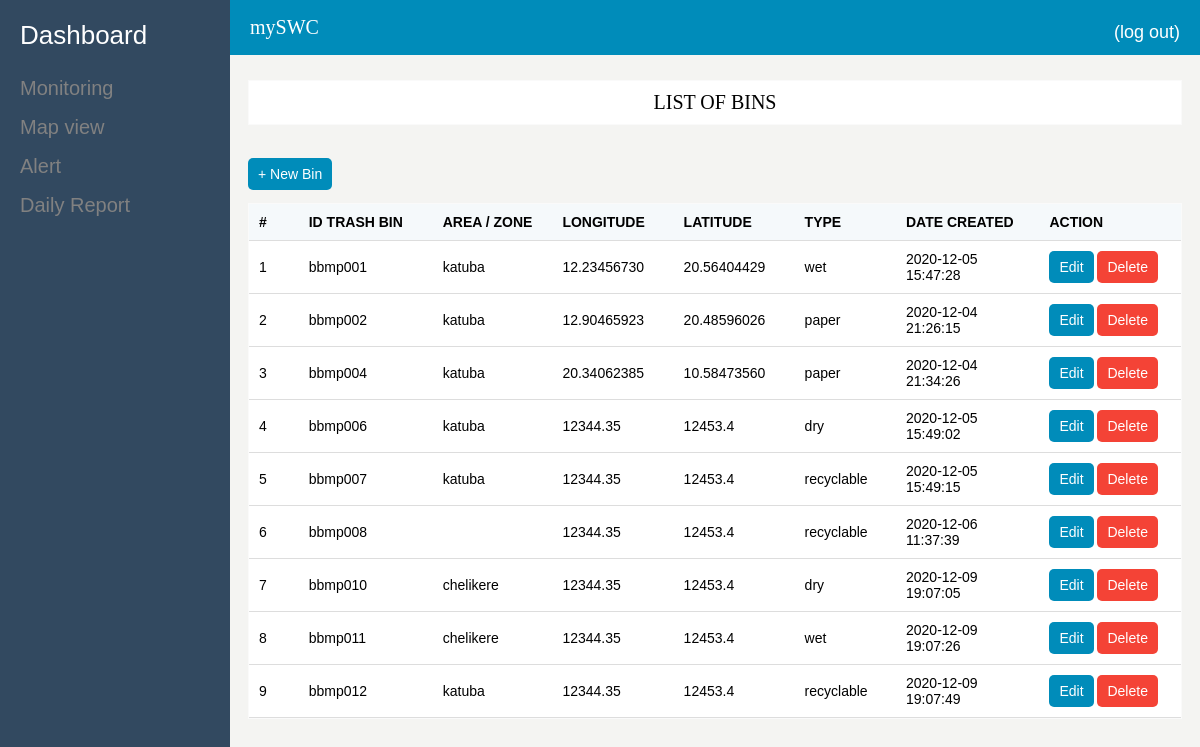
The page /listTrash.php on the database as committed earlier.
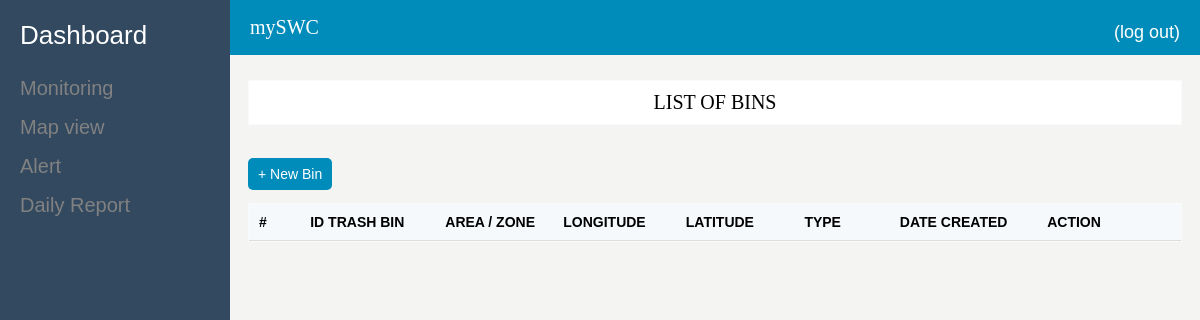
The same page on the database as committed later.
### tables this page shows
CREATE TABLE `trash` (
  `_idTrash` int(11) NOT NULL,
  `longi` varchar(45) DEFAULT NULL,
  `lat` varchar(45) DEFAULT NULL,
  `address` varchar(45) DEFAULT NULL,
  `area` varchar(50) NOT NULL,
  `idTrash` varchar(45) DEFAULT NULL,
  `dateTrash` datetime DEFAULT current_timestamp(),
  `typeTrash` varchar(255) DEFAULT NULL
);

### modals/Ftrash.php (called while the page is built, shortened)
<?php
class Ftrash
{
    static function getAllTrash()
    {
        $con=Database::getConnection();
        $req=$con->prepare('SELECT * FROM trash ORDER BY idTrash ASC');
        $req->execute(array());
        return $req->fetchAll();
    }
}

### listTrash.php (the view, shortened to what this page needs)
<!DOCTYPE html>
<html lang="en">
<head>
    <link rel="stylesheet" href="assets/style/menu.css">
    <link rel="stylesheet" href="assets/style/main.css">
</head>
<body>
    <?php include_once 'commons/menu.php';?>
    <?php include_once 'commons/header.php';?>
    <?php
        include_once 'modals/Ftrash.php';
        $trahs=Ftrash::getAllTrash();
    ?>
    <div class="body-container">
        <div class="ml-24">
            <div class="panel mb-4">
                <p>LIST OF BINS</p>
            </div>
            <div class="m-2">
                <a class="btn btn-primary" href="newTrash.php">+ New Bin</a>
            </div>
            <div class="panel">
                <table>
                    <thead>
                    <tr>
                        <th style="width: 40px">#</th>
                        <th style="width: 140px">ID TRASH BIN</th>
                        <th style="width: 120px">AREA / ZONE</th>
                        <th style="width: 110px">LONGITUDE</th>
                        <th style="width: 110px">LATITUDE</th>
                        <th style="width: 90px">TYPE</th>
                        <th style="width: 150px">DATE CREATED</th>
                        <th style="width: 150px">ACTION</th>
                    </tr>
                    </thead>
                    <tbody>
                    <?php foreach($trahs as $k => $trah):?>
                        <tr>
                            <td><?=$k+1;?></td>
                            <td><?=$trah['idTrash'];?></td>
                            <td title="<?=$trah['address'];?>"><?=$trah['area'];?></td>
                            <td><?=$trah['longi'];?></td>
                            <td><?=$trah['lat'];?></td>
                            <td><?=$trah['typeTrash'];?></td>
                            <td><?=$trah['dateTrash'];?></td>
                            <td>
                                <a class="btn btn-primary" href="editTrash.php?idTrash=<?=$trah['_idTrash'];?>">Edit</a>
                                <a class="btn btn-danger" href="controllers/deleteTrash.php?idTrash=<?=$trah['_idTrash'];?>">Delete</a>
                            </td>
                        </tr>
                    <?php endforeach;?>
                </table>
            </div>
        </div>
    </div>
</body>
</html>

### commons/menu.php (shortened to what this page needs)
<div class="navbar">
    <div class="h2">
        <a href="dashboard.php">Dashboard</a>
    </div>
    <div class="menu">
        <a href="monitoring.php">Monitoring</a>
        <a href="map.php">Map view</a>
        <a href="alert.php">Alert</a>
        <a href="report.php">Daily Report</a>
    </div>
</div>

### commons/header.php
<div class="top-bar">
    <ul class="ml-24">
        <li style="font-family: Arial black; font-size: 20px;"><a href="dashboard.php">mySWC</a></li>
        <li class="login-info"><?=ucwords($_SESSION['fullname']);?> <a href="controllers/exit.php">(log out)</a></li>
    </ul>
</div>

### assets/style/menu.css (style rules this page uses)
.h2 { margin-bottom: 20px; }
.h2 a { color: #ffffff; padding: 2px; font-size: 26px; font-family: Arial; text-decoration: none; padding-left: 20px; }
.navbar { height: 100%; width: 230px; position: fixed; z-index: 1; top: 0; left: 0; background-color: #324960; overflow-x: hidden; padding-top: 20px; }
.menu a { padding: 6px 8px 10px 20px; text-decoration: none; font-size: 20px; font-family: Arial; color: #818181; display: block; }
.top-bar { overflow: hidden; background-color: #008CBA; position: fixed; top: 0; width: 100%; }
.top-bar li { list-style-type: none; display: inline-block; font-size: 18px; color: #ffffff; font-family: Arial; margin-left: -18px; }
.top-bar a { text-decoration: none; color: #ffffff; }
.login-info { float: right; padding-right: 28px; padding-top: 6px; }
.login-info a { text-decoration: none; color: white; }

### assets/style/main.css (style rules this page uses)
body { background-color: #f4f4f2; }
.ml-24 { margin-left: 220px; }
.body-container { margin-top: 80px; margin-bottom: 30px; width: 100%; height: 100%; }
.panel { margin: 20px 10px 50px 20px; border: 1px solid #fafafa; background-color: #ffffff; }
.panel p { text-align: center; font-size: 20px; font-family: Arial black; margin: 10px; }
table { border-collapse: collapse; width: 100%; }
th, td { padding: 10px; text-align: left; font-family: Arial; font-size: 14px; border-bottom: 1px solid #ddd; }
th { background-color: #F5F9FB; }
.btn { border: none; border-radius: 5px; color: white; padding: 8px 10px; font-size: 14px; text-decoration: none; font-family: Arial; transition: 0.3s; }
.m-2 { margin: 20px; }
.mb-4 { margin-bottom: 40px; }
.btn-primary { background-color: #008CBA; }
td { height: 30px; }
.btn-danger { background-color: #f44336; }

Rows that differ between the two databases and show on the page:
removed trash: idTrash "bbmp001", area "katuba", longi "12.23456730", lat "20.56404429", typeTrash "wet", dateTrash "2020-12-05 15:47:28"
removed trash: idTrash "bbmp002", area "katuba", longi "12.90465923", lat "20.48596026", typeTrash "paper", dateTrash "2020-12-04 21:26:15"
removed trash: idTrash "bbmp004", area "katuba", longi "20.34062385", lat "10.58473560", typeTrash "paper", dateTrash "2020-12-04 21:34:26"
removed trash: idTrash "bbmp006", area "katuba", longi "12344.35", lat "12453.4", typeTrash "dry", dateTrash "2020-12-05 15:49:02"
removed trash: idTrash "bbmp007", area "katuba", longi "12344.35", lat "12453.4", typeTrash "recyclable", dateTrash "2020-12-05 15:49:15"
removed trash: idTrash "bbmp008", longi "12344.35", lat "12453.4", typeTrash "recyclable", dateTrash "2020-12-06 11:37:39"
removed trash: idTrash "bbmp010", area "chelikere", longi "12344.35", lat "12453.4", typeTrash "dry", dateTrash "2020-12-09 19:07:05"
removed trash: idTrash "bbmp011", area "chelikere", longi "12344.35", lat "12453.4", typeTrash "wet", dateTrash "2020-12-09 19:07:26"
removed trash: idTrash "bbmp012", area "katuba", longi "12344.35", lat "12453.4", typeTrash "recyclable", dateTrash "2020-12-09 19:07:49"
